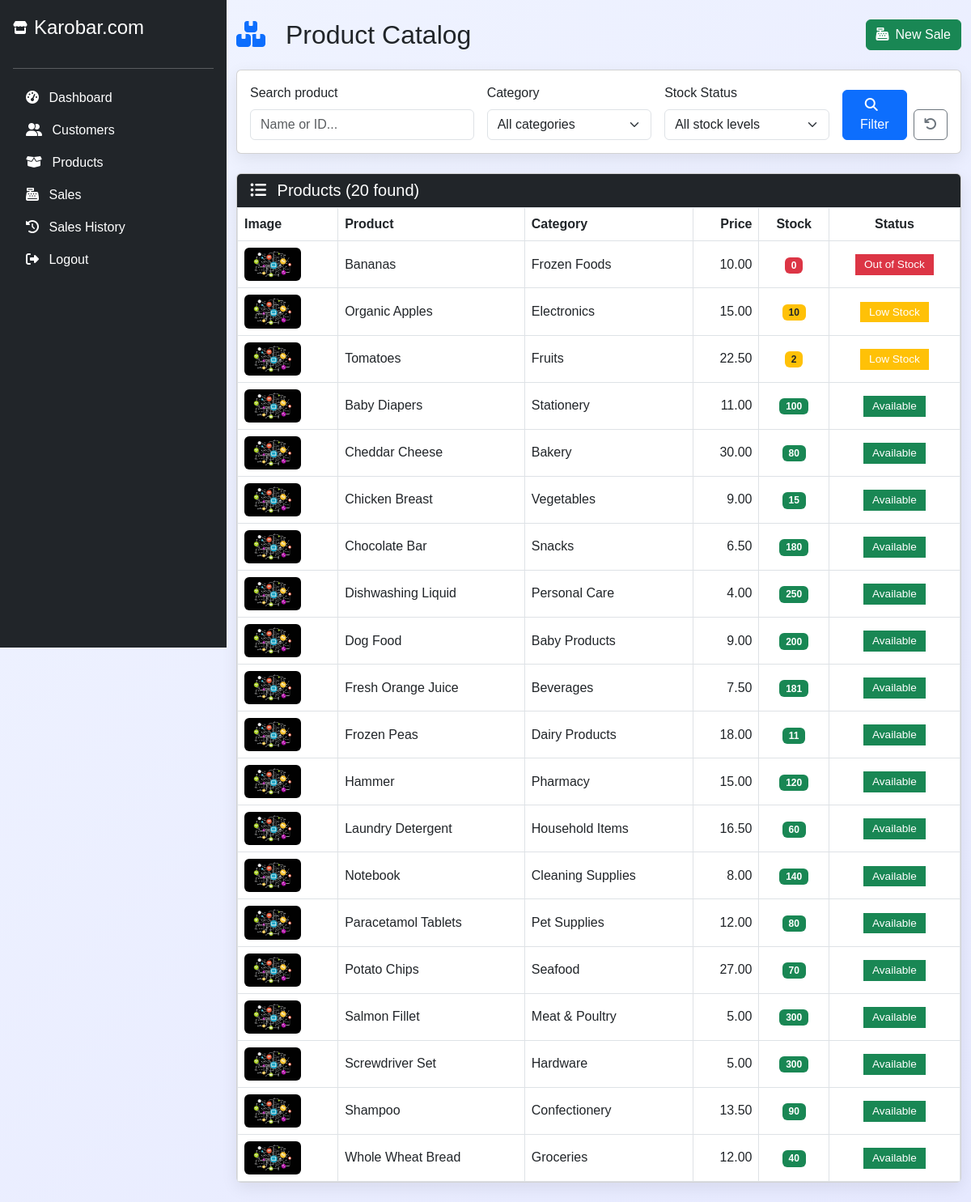
Screenshot of /cashier/products.php (signed in) with the database file from the repository.
### tables this page shows
CREATE TABLE `products` (
  `id` int(11) NOT NULL,
  `image` varchar(255) DEFAULT NULL,
  `category_id` int(11) NOT NULL,
  `product_name` varchar(255) NOT NULL,
  `cost_price` decimal(10,2) NOT NULL,
  `selling_price` decimal(10,2) NOT NULL,
  `stock_quantity` int(11) NOT NULL DEFAULT 0,
  `low_stock_threshold` int(11) NOT NULL DEFAULT 5,
  `created_at` datetime DEFAULT current_timestamp(),
  `updated_at` datetime DEFAULT current_timestamp() ON UPDATE current_timestamp()
);

CREATE TABLE `categories` (
  `id` int(11) NOT NULL,
  `name` varchar(255) NOT NULL,
  `created_at` datetime DEFAULT current_timestamp()
);

### cashier/products.php (the view, shortened to what this page needs)
<?php
include('config.php');
$search     = trim($_GET['search']     ?? '');
$where_sql = '';
$sql = "
    SELECT
        p.id,
        p.image,
        p.product_name,
        p.selling_price,
        p.stock_quantity,
        p.low_stock_threshold,
        c.name AS category_name
    FROM products p
    LEFT JOIN categories c ON p.category_id = c.id
    $where_sql
    ORDER BY
        CASE
            WHEN p.stock_quantity = 0 THEN 1
            WHEN p.stock_quantity <= p.low_stock_threshold THEN 2
            ELSE 3
        END,
        p.product_name
";
$stmt = $conn->prepare($sql);
$stmt->execute();
$products = $stmt->get_result();
?>
<!DOCTYPE html>
<html lang="en">
<head>
    <link href="https://cdn.jsdelivr.net/npm/bootstrap@5.3.3/dist/css/bootstrap.min.css" rel="stylesheet"/>
    <link href="https://cdnjs.cloudflare.com/ajax/libs/font-awesome/6.5.0/css/all.min.css" rel="stylesheet"/>
</head>
<body>
<?php include('cashier_sidebar.php'); ?>
<div class="sidebar-offset container py-4">
    <div class="d-flex justify-content-between align-items-center mb-4 flex-wrap gap-3">
        <h2 class="mb-0">
            <i class="fas fa-boxes-stacked me-3 text-primary"></i>
            Product Catalog
        </h2>
        <a href="sales.php" class="btn btn-success">
            <i class="fas fa-cash-register me-2"></i>New Sale
        </a>
    </div>
    <div class="card mb-4">
        <div class="card-body">
            <form method="GET" class="row g-3">
                <div class="col-md-4">
                    <label class="form-label">Search product</label>
                    <input type="text" name="search" class="form-control"
                           placeholder="Name or ID..."
                           value="<?= htmlspecialchars($search) ?>">
                </div>
                <div class="col-md-3">
                    <label class="form-label">Category</label>
                    <select name="category" class="form-select">
                        <option value="">All categories</option>
                    </select>
                </div>
                <div class="col-md-3">
                    <label class="form-label">Stock Status</label>
                    <select name="stock" class="form-select">
                        <option value="">All stock levels</option>
                    </select>
                </div>
                <div class="col-md-2 d-flex align-items-end gap-2">
                    <button type="submit" class="btn btn-primary flex-grow-1">
                        <i class="fas fa-search me-2"></i>Filter
                    </button>
                    <a href="products.php" class="btn btn-outline-secondary">
                        <i class="fas fa-undo"></i>
                    </a>
                </div>
            </form>
        </div>
    </div>
    <div class="card">
        <div class="card-header bg-dark text-white">
            <h5 class="mb-0">
                <i class="fas fa-list-ul me-2"></i>
                Products (<?= $products->num_rows ?> found)
            </h5>
        </div>
        <div class="card-body p-0">
            <div class="table-responsive">
                <table class="table table-hover table-bordered align-middle mb-0">
                    <thead>
                        <tr>
                            <th>Image</th>
                            <th>Product</th>
                            <th>Category</th>
                            <th class="text-end">Price</th>
                            <th class="text-center">Stock</th>
                            <th class="text-center">Status</th>
                        </tr>
                    </thead>
                    <tbody>
                    <?php if ($products->num_rows > 0): ?>
                        <?php while ($row = $products->fetch_assoc()): ?>
                            <tr>
                                <td>
                                    <?php if ($row['image']): ?>
                                        <img src="../admin/uploads/<?= htmlspecialchars($row['image']) ?>"
                                             class="product-image" alt="">
                                    <?php else: ?>
                                        <span class="text-muted">—</span>
                                    <?php endif; ?>
                                </td>
                                <td class="fw-medium"><?= htmlspecialchars($row['product_name']) ?></td>
                                <td><?= htmlspecialchars($row['category_name'] ?: '—') ?></td>
                                <td class="text-end"><?= number_format($row['selling_price'], 2) ?></td>
                                <td class="text-center">
                                    <span class="badge <?=
                                        $row['stock_quantity'] == 0 ? 'bg-danger' :
                                        ($row['stock_quantity'] <= $row['low_stock_threshold'] ? 'bg-warning text-dark' : 'bg-success')
                                    ?>">
                                        <?= $row['stock_quantity'] ?>
                                    </span>
                                </td>
                                <td class="text-center">
                                    <?php if ($row['stock_quantity'] == 0): ?>
                                        <span class="status-badge bg-danger text-white">Out of Stock</span>
                                    <?php elseif ($row['stock_quantity'] <= $row['low_stock_threshold']): ?>
                                        <span class="status-badge bg-warning text-dark text-white">Low Stock</span>
                                    <?php else: ?>
                                        <span class="status-badge bg-success text-white">Available</span>
                                    <?php endif; ?>
                                </td>
                            </tr>
                        <?php endwhile; ?>
                    <?php endif; ?>
                    </tbody>
                </table>
            </div>
        </div>
    </div>
</div>
</body>
</html>

### cashier/products.php (style rules this page uses)
body { background: linear-gradient(135deg, #f0f4ff 0%, #e6e9ff 100%); min-height: 100vh; }
.sidebar-offset { margin-left: 280px; }
.card { border-radius: 14px; box-shadow: 0 6px 20px rgba(0,0,0,0.08); border: none; }
.table th { background: #f1f5f9; font-weight: 600; }
.product-image { max-width: 70px; height: auto; border-radius: 6px; object-fit: cover; }
.status-badge { font-size: 0.85rem; padding: 0.4em 0.8em; }

### cashier/cashier_sidebar.php (style rules this page uses)
body { font-family: Arial, sans-serif; background-color: #e6effc; margin-left: 280px; }

### rows the page displays
products: image (picture), product_name "Bananas", category.name "Frozen Foods", selling_price "10.00", stock_quantity "0", shows "Out of Stock"
products: image (picture), product_name "Organic Apples", category.name "Electronics", selling_price "15.00", stock_quantity "10", low_stock_threshold "Low Stock"
products: image (picture), product_name "Tomatoes", category.name "Fruits", selling_price "22.50", stock_quantity "2", low_stock_threshold "Low Stock"
products: image (picture), product_name "Baby Diapers", category.name "Stationery", selling_price "11.00", stock_quantity "100", low_stock_threshold "Available"
products: image (picture), product_name "Cheddar Cheese", category.name "Bakery", selling_price "30.00", stock_quantity "80", low_stock_threshold "Available"
products: image (picture), product_name "Chicken Breast", category.name "Vegetables", selling_price "9.00", stock_quantity "15", low_stock_threshold "Available"
products: image (picture), product_name "Chocolate Bar", category.name "Snacks", selling_price "6.50", stock_quantity "180", low_stock_threshold "Available"
products: image (picture), product_name "Dishwashing Liquid", category.name "Personal Care", selling_price "4.00", stock_quantity "250", low_stock_threshold "Available"
products: image (picture), product_name "Dog Food", category.name "Baby Products", selling_price "9.00", stock_quantity "200", low_stock_threshold "Available"
products: image (picture), product_name "Fresh Orange Juice", category.name "Beverages", selling_price "7.50", stock_quantity "181", low_stock_threshold "Available"
products: image (picture), product_name "Frozen Peas", category.name "Dairy Products", selling_price "18.00", stock_quantity "11", low_stock_threshold "Available"
products: image (picture), product_name "Hammer", category.name "Pharmacy", selling_price "15.00", stock_quantity "120", low_stock_threshold "Available"
products: image (picture), product_name "Laundry Detergent", category.name "Household Items", selling_price "16.50", stock_quantity "60", low_stock_threshold "Available"
products: image (picture), product_name "Notebook", category.name "Cleaning Supplies", selling_price "8.00", stock_quantity "140", low_stock_threshold "Available"
products: image (picture), product_name "Paracetamol Tablets", category.name "Pet Supplies", selling_price "12.00", stock_quantity "80", low_stock_threshold "Available"
products: image (picture), product_name "Potato Chips", category.name "Seafood", selling_price "27.00", stock_quantity "70", low_stock_threshold "Available"
products: image (picture), product_name "Salmon Fillet", category.name "Meat & Poultry", selling_price "5.00", stock_quantity "300", low_stock_threshold "Available"
products: image (picture), product_name "Screwdriver Set", category.name "Hardware", selling_price "5.00", stock_quantity "300", low_stock_threshold "Available"
products: image (picture), product_name "Shampoo", category.name "Confectionery", selling_price "13.50", stock_quantity "90", low_stock_threshold "Available"
products: image (picture), product_name "Whole Wheat Bread", category.name "Groceries", selling_price "12.00", stock_quantity "40", low_stock_threshold "Available"

### other values shown
$products->num_rows "20"
